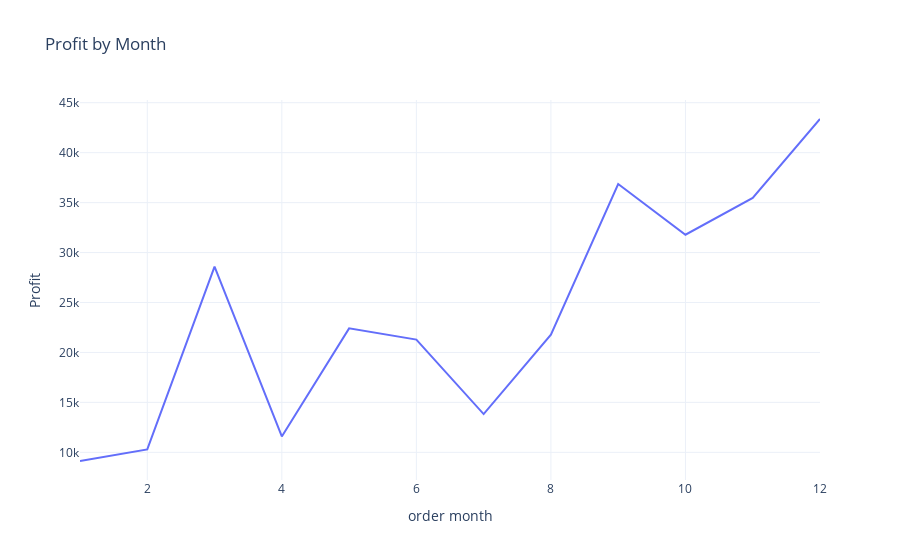

Source (notebook cell):
### Markdown cell above
# Monthly Profit Analysis

### Code cell
profit_by_month=df.groupby('order month')['Profit'].sum().reset_index()
fig=px.line(profit_by_month,x='order month',y='Profit',title='Profit by Month')
fig.show()

### Figure 1 — Plotly figure (JSON) as saved in the notebook; plotly's stock layout.template omitted (floating-point values rounded to 4 significant figures)
{"data": [{"hovertemplate": "order month=%{x}<br>Profit=%{y}<extra></extra>", "legendgroup": "", "line": {"color": "#636efa", "dash": "solid"}, "marker": {"symbol": "circle"}, "mode": "lines", "name": "", "orientation": "v", "showlegend": false, "type": "scatter", "x": [1, 2, 3, 4, 5, 6, 7, 8, 9, 10, 11, 12], "xaxis": "x", "y": [9134.0, 10290.0, 28590.0, 11590.0, 22410.0, 21290.0, 13830.0, 21780.0, 36860.0, 31780.0, 35470.0, 43370.0], "yaxis": "y"}], "layout": {"autosize": true, "legend": {"tracegroupgap": 0}, "title": {"text": "Profit by Month"}, "xaxis": {"anchor": "y", "autorange": true, "domain": [0, 1], "range": [1, 12], "title": {"text": "order month"}, "type": "linear"}, "yaxis": {"anchor": "x", "autorange": true, "domain": [0, 1], "range": [7233.0, 45270.0], "title": {"text": "Profit"}, "type": "linear"}}}
